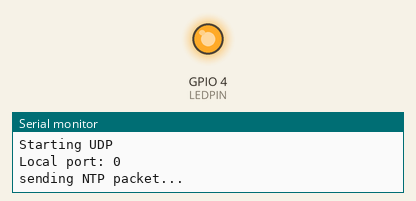
Bench run of a sketch on a simulated ESP8266 (NodeMCU). Shown: output pins drawn as LEDs (lit = HIGH), the last lines printed to the serial monitor. WiFi joins after 1.5 s; servers stay silent unless stated.

Above: at 2.0 s.
At 7.5 s:
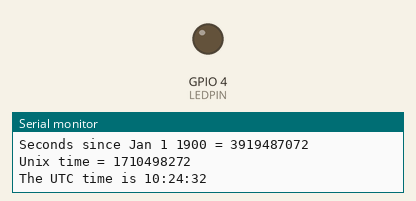
Timing chart, 0 to 15.8 s (numbered marks = the images above):
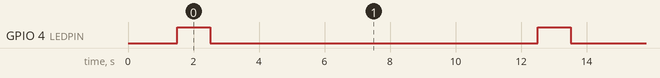

Measured:
- by itself, GPIO 4 (LEDPIN): alternates HIGH for 1.0 s and LOW for 10.0 s

The sketch:

WROOM02_NTPClient.ino
```cpp
#define LEDPIN 4

/*

 Udp NTP Client

 Get the time from a Network Time Protocol (NTP) time server
 Demonstrates use of UDP sendPacket and ReceivePacket
 For more on NTP time servers and the messages needed to communicate with them,
 see http://en.wikipedia.org/wiki/Network_Time_Protocol

 created 4 Sep 2010
 by Michael Margolis
 modified 9 Apr 2012
 by Tom Igoe
 updated for the ESP8266 12 Apr 2015
 by Ivan Grokhotkov

 This code is in the public domain.

 */

#include <ESP8266WiFi.h>
#include <WiFiUdp.h>

char ssid[] = "ms101";  //  your network SSID (name)
char pass[] = "sekitakovich";       // your network password


unsigned int localPort = 2390;      // local port to listen for UDP packets

/* Don't hardwire the IP address or we won't get the benefits of the pool.
 *  Lookup the IP address for the host name instead */
//IPAddress timeServer(129, 6, 15, 28); // time.nist.gov NTP server
IPAddress timeServerIP; // time.nist.gov NTP server address
const char* ntpServerName = "time.nist.gov";

const int NTP_PACKET_SIZE = 48; // NTP time stamp is in the first 48 bytes of the message

byte packetBuffer[ NTP_PACKET_SIZE]; //buffer to hold incoming and outgoing packets

// A UDP instance to let us send and receive packets over UDP
WiFiUDP udp;

void setup()
{
  pinMode(LEDPIN,OUTPUT);

  Serial.begin(115200);
  Serial.println();
  Serial.println();

  // We start by connecting to a WiFi network
  Serial.print("Connecting to ");
  Serial.println(ssid);
  WiFi.begin(ssid, pass);

  while (WiFi.status() != WL_CONNECTED) {
    delay(500);
    Serial.print(".");
  }
  Serial.println("");

  Serial.println("WiFi connected");
  Serial.println("IP address: ");
  Serial.println(WiFi.localIP());

  Serial.println("Starting UDP");
  udp.begin(localPort);
  Serial.print("Local port: ");
  Serial.println(udp.localPort());
}

void loop()
{
  digitalWrite(LEDPIN,HIGH);

  //get a random server from the pool
  WiFi.hostByName(ntpServerName, timeServerIP);

  sendNTPpacket(timeServerIP); // send an NTP packet to a time server
  // wait to see if a reply is available
  delay(1000);

  int cb = udp.parsePacket();
  if (!cb) {
    Serial.println("no packet yet");
  }
  else {
    Serial.print("packet received, length=");
    Serial.println(cb);
    // We've received a packet, read the data from it
    udp.read(packetBuffer, NTP_PACKET_SIZE); // read the packet into the buffer

    //the timestamp starts at byte 40 of the received packet and is four bytes,
    // or two words, long. First, esxtract the two words:

    unsigned long highWord = word(packetBuffer[40], packetBuffer[41]);
    unsigned long lowWord = word(packetBuffer[42], packetBuffer[43]);
    // combine the four bytes (two words) into a long integer
    // this is NTP time (seconds since Jan 1 1900):
    unsigned long secsSince1900 = highWord << 16 | lowWord;
    Serial.print("Seconds since Jan 1 1900 = " );
    Serial.println(secsSince1900);

    // now convert NTP time into everyday time:
    Serial.print("Unix time = ");
    // Unix time starts on Jan 1 1970. In seconds, that's 2208988800:
    const unsigned long seventyYears = 2208988800UL;
    // subtract seventy years:
    unsigned long epoch = secsSince1900 - seventyYears;
    // print Unix time:
    Serial.println(epoch);


    // print the hour, minute and second:
    Serial.print("The UTC time is ");       // UTC is the time at Greenwich Meridian (GMT)
    Serial.print((epoch  % 86400L) / 3600); // print the hour (86400 equals secs per day)
    Serial.print(':');
    if ( ((epoch % 3600) / 60) < 10 ) {
      // In the first 10 minutes of each hour, we'll want a leading '0'
      Serial.print('0');
    }
    Serial.print((epoch  % 3600) / 60); // print the minute (3600 equals secs per minute)
    Serial.print(':');
    if ( (epoch % 60) < 10 ) {
      // In the first 10 seconds of each minute, we'll want a leading '0'
      Serial.print('0');
    }
    Serial.println(epoch % 60); // print the second
  }
  // wait ten seconds before asking for the time again
  digitalWrite(LEDPIN,LOW);
  delay(10000);
}

// send an NTP request to the time server at the given address
unsigned long sendNTPpacket(IPAddress& address)
{
  Serial.println("sending NTP packet...");
  // set all bytes in the buffer to 0
  memset(packetBuffer, 0, NTP_PACKET_SIZE);
  // Initialize values needed to form NTP request
  // (see URL above for details on the packets)
  packetBuffer[0] = 0b11100011;   // LI, Version, Mode
  packetBuffer[1] = 0;     // Stratum, or type of clock
  packetBuffer[2] = 6;     // Polling Interval
  packetBuffer[3] = 0xEC;  // Peer Clock Precision
  // 8 bytes of zero for Root Delay & Root Dispersion
  packetBuffer[12]  = 49;
  packetBuffer[13]  = 0x4E;
  packetBuffer[14]  = 49;
  packetBuffer[15]  = 52;

  // all NTP fields have been given values, now
  // you can send a packet requesting a timestamp:
  udp.beginPacket(address, 123); //NTP requests are to port 123
  udp.write(packetBuffer, NTP_PACKET_SIZE);
  udp.endPacket();
}
```
